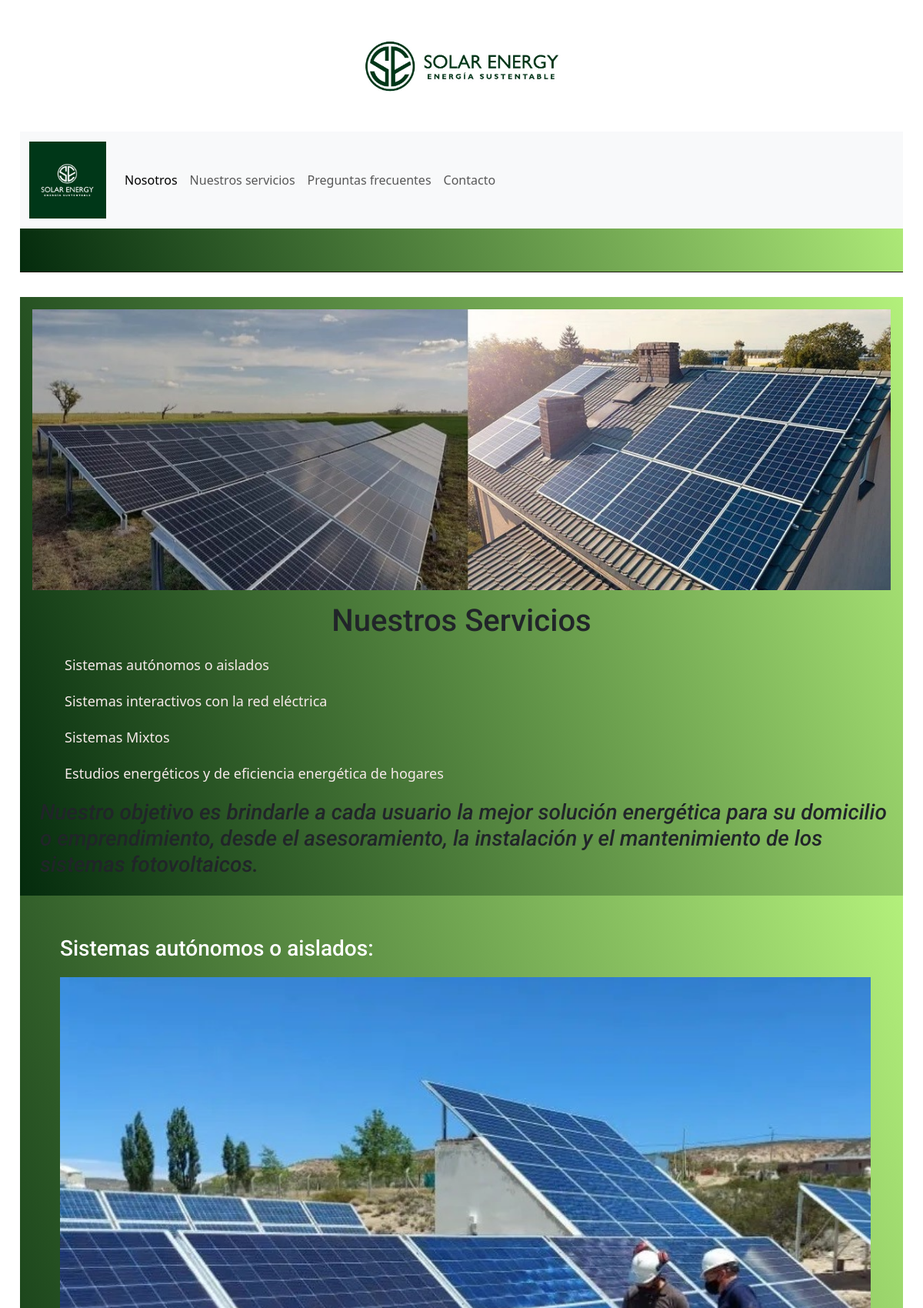
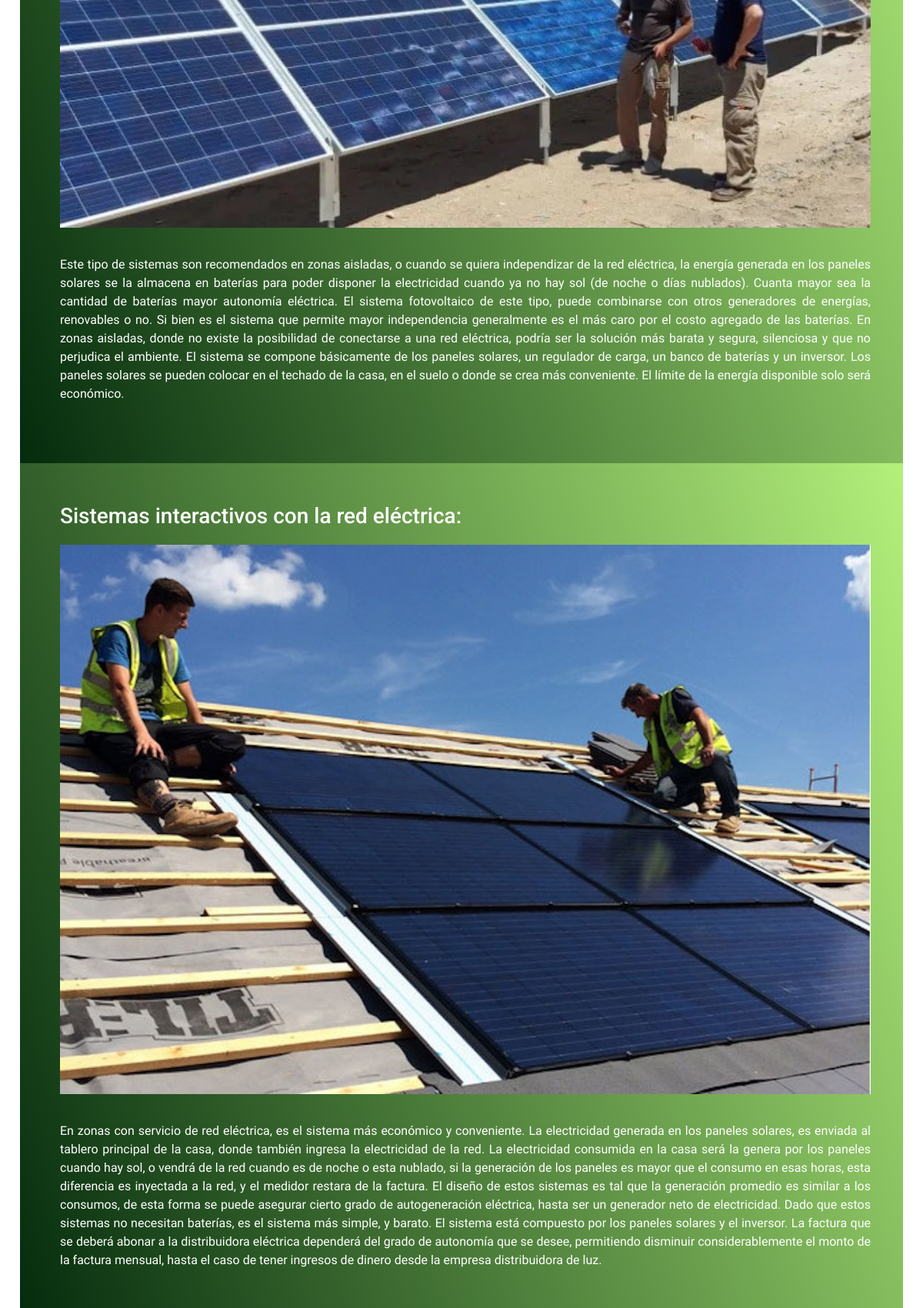
The app's page /servicios/ (upper part) with its own data (2 pictures, top to bottom).
### servicios/models.py (models this page shows, shortened)
class Project(models.Model):
    title = models.CharField(max_length=200, verbose_name = "Título")
    description = models.TextField(verbose_name = "Descripción")
    image = models.ImageField(verbose_name = "Imagen", upload_to="projects")
    created = models.DateTimeField(auto_now_add=True, verbose_name = "Fecha de creación")
    updated = models.DateTimeField(auto_now=True, verbose_name = "Fecha de modificación")
    class Meta:
        verbose_name = "proyecto"
        verbose_name_plural = "proyectos"
        ordering =['-created']

### servicios/views.py (the view)
# urls.py: path('servicios/', servicios_views.servicios, name="servicios"),
def servicios(request):
    projects = Project.objects.all()
    return render(request, "servicios/servicios.html", {'projects':projects})

### servicios/templates/servicios/servicios.html (shortened to what this page needs)
{% extends "core/base.html" %}
{% load static %}
{% block headers %}
<div class="centrado">
    <main class="cuerpo">
        <figure>
            <img id="paneles" src="{% static 'core/img/paneles.jpg' %}" alt="Paneles">
        </figure>
        <h1 id="titulo_principal">Nuestros Servicios</h1>
        {% for project in projects %}
        <nav class="menu_servicios">
                <ul>
                    <li><a href="#{{project.title}}">{{project.title}}</a></li>
                </ul>
        </nav>
        {% endfor %}
        <div class="objetivo">
                <h3>Nuestro objetivo es brindarle a cada usuario la mejor solución energética para su domicilio o emprendimiento, desde el asesoramiento, la instalación y el mantenimiento de los sistemas fotovoltaicos. </h3>
        </div>
    </main>
</div>
{% endblock %}
{% block content %}
{% for project in projects %}
<div class="centrado">
    <main class="cuerpo">
        <div class="sistemas">
            <article class="sistema">
               <h3 class="titulo">{{project.title}}:</h3>
               <figure class="imagen_sistemas">
                  <img src="{{project.image.url}}" alt="">
               </figure>
               <div class="contenido_sistemas">
                   <p class="p_servicios">{{project.description}} </p>
               </div>
            </article>
        </div>
    </main>
</div>
{% endfor %}
{% endblock %}

### core/templates/core/base.html (shortened to what this page needs)
<!DOCTYPE html>
<html lang="es">
<head>
    {% load static %}
<link rel="stylesheet" href="{% static 'core/css/style.css' %}">
<link rel="stylesheet" href="https://cdn.jsdelivr.net/npm/bootstrap@5.3.3/dist/css/bootstrap.min.css">
</head>
<body>
    <div class="centrado">
        <img class= "logoEncabezado" src="{% static 'core/img/logoSolarEnergy.jpeg' %}" alt="Logo">
        <header class="encabezado">
            <nav class="navbar navbar-expand-lg bg-body-tertiary">
                <div class="container-fluid">
                  <a class="navbar-brand" href="#">
                    <img src="{% static 'core/img/Logo2solar_energy.jpg' %}" alt="logo" width="100">
                  </a>
                  <div class="collapse navbar-collapse" id="navbarSupportedContent">
                    <ul class="navbar-nav me-auto mb-2 mb-lg-0">
                      <li class="nav-item">
                        <a class="nav-link active" aria-current="page" href="{% url 'index' %}">Nosotros</a>
                      </li>
                      <li class="nav-item">
                        <a class="nav-link" href="{% url 'servicios' %}">Nuestros servicios</a>
                      </li>
                      <li class="nav-item">
                        <a class="nav-link" href="{% url 'preguntasfrecuentes' %}">Preguntas frecuentes</a>
                      </li>
                      <li class="nav-item">
                        <a class="nav-link" href="{% url 'contacto' %}">Contacto</a>
                      </li>
                    </ul>
                  </div>
                </div>
              </nav>
            <br>
        </header>
    </div>
    {% block headers %}    {% endblock %}
    {% block content %}    {% endblock %}
</body>
</html>

### core/static/core/css/style.css (style rules this page uses)
* { margin: 0; padding: 0; box-sizing: border-box; }
body { font-family: "Radley", serif; font-weight: 400; font-style: normal; padding: 0px 10px 0px 10px; width: 100%; }
p { font-family: "Radley", serif; font-weight: 400; font-style: normal; }
h1, h2, h3, h4, h5 { font-family: 'Roboto', sans-serif; }
.centrado { width: 100%; margin: 0 auto; padding: 0 1em; }
.encabezado { padding-bottom: 2em; margin-bottom: 2em; border-bottom: 1px solid rgb(24, 24, 9); background: linear-gradient(70deg, #042b0d, #b3f07b); }
.logoEncabezado { display: block; margin: 0 35%; width: 30%; height: auto; background: white; }
#paneles { display: block; margin: 0; width: 100%; }
.cuerpo { width: 100%; margin: 0 auto; padding: 1em; background: linear-gradient(70deg, #042b0d, #b3f07b) }
#titulo_principal { text-align: center; margin-top: 10px; margin-bottom: 10px; }
.menu_servicios ul { list-style-type: none; margin-left: 10px; margin-top: 10px; margin-bottom: 10px; }
.menu_servicios li a { text-decoration: none; color: #f6e9e9; margin-top: 0.5cap; font-size: large; }
.objetivo { width: 100%; margin-top: 10px; margin-left: 10px; }
.objetivo h3 { font-style: oblique; }
.sistemas { margin-top: 10px; margin-bottom: 10px; color: white; }
.p_servicios { font-family: "Radley", serif; font-style: normal; }
.imagen_sistemas { padding: 10px; }
.imagen_sistemas img { display: block; border: 0; width: 100%; }
.contenido_sistemas { padding: 10px; color: white; }
.titulo { margin-top: 10px; margin-bottom: 10px; margin-left: 10px; color: white; }
.sistema { text-align: justify; margin-bottom: 10px; margin-left: 10px; }
.menu_servicios { display: flex; flex-wrap: wrap; justify-content: flex-start; }
.objetivo { display: flex; flex-wrap: wrap; justify-content: center; }
.sistemas { display: flex; flex-wrap: wrap; justify-content: space-between; }
.sistema { width: 100%; padding: 1em; }
@media (min-width: 600px) { p { font-weight: 200px; width: 100%; } }

### records on screen
Project: title "Sistemas autónomos o aislados", image (picture), description "Este tipo de sistemas son recomendados en zonas aisladas, o cuando se quiera independizar de la red eléctrica, la energía generada en los paneles solares se la almacena en baterías para poder disponer la electricidad cuando ya no hay sol (de noche o días nublados). Cuanta mayor sea la cantidad de baterías mayor autonomía eléctrica. El sistema fotovoltaico de este tipo, puede combinarse con otros generadores de energías, renovables o no. Si bien es el sistema que permite mayor independencia generalmente es el más caro por el costo agregado de las baterías. En zonas aisladas, donde no existe la posibilidad de conectarse a una red eléctrica, podría ser la solución más barata y segura,…"
Project: title "Sistemas interactivos con la red eléctrica", image (picture), description "En zonas con servicio de red eléctrica, es el sistema más económico y conveniente. La electricidad generada en los paneles solares, es enviada al tablero principal de la casa, donde también ingresa la electricidad de la red. La electricidad consumida en la casa será la genera por los paneles cuando hay sol, o vendrá de la red cuando es de noche o esta nublado, si la generación de los paneles es mayor que el consumo en esas horas, esta diferencia es inyectada a la red, y el medidor restara de la factura. El diseño de estos sistemas es tal que la generación promedio es similar a los consumos, de esta forma se puede asegurar cierto grado de autogeneración eléctrica, hasta ser un generador neto…"
Project: title "Sistemas Mixtos"
Project: title "Estudios energéticos y de eficiencia energética de hogares"
